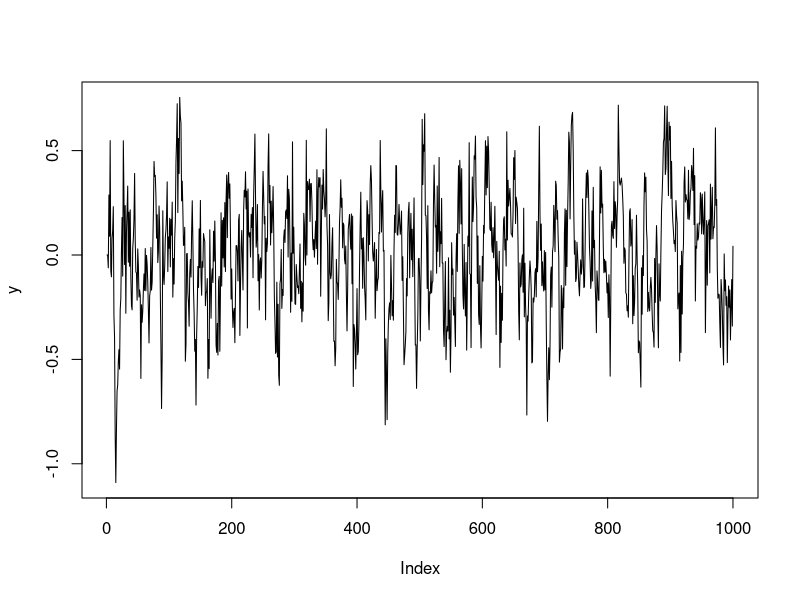
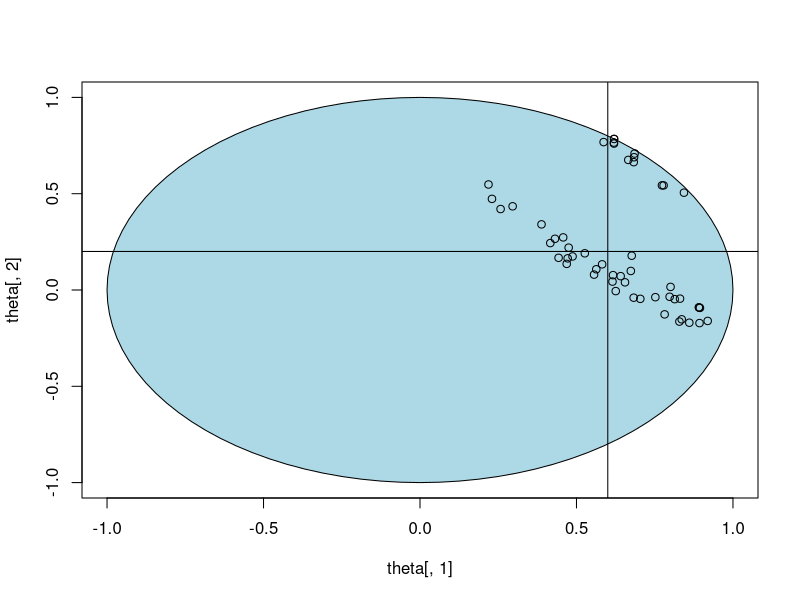
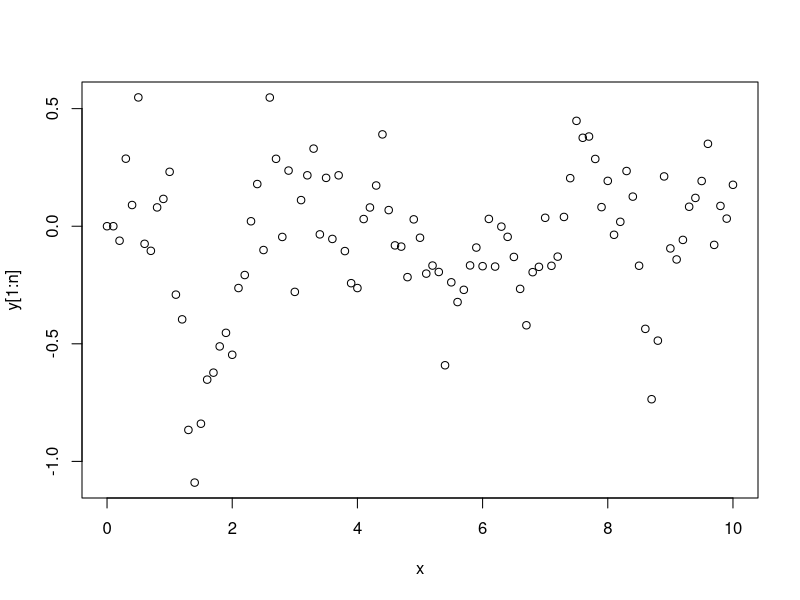
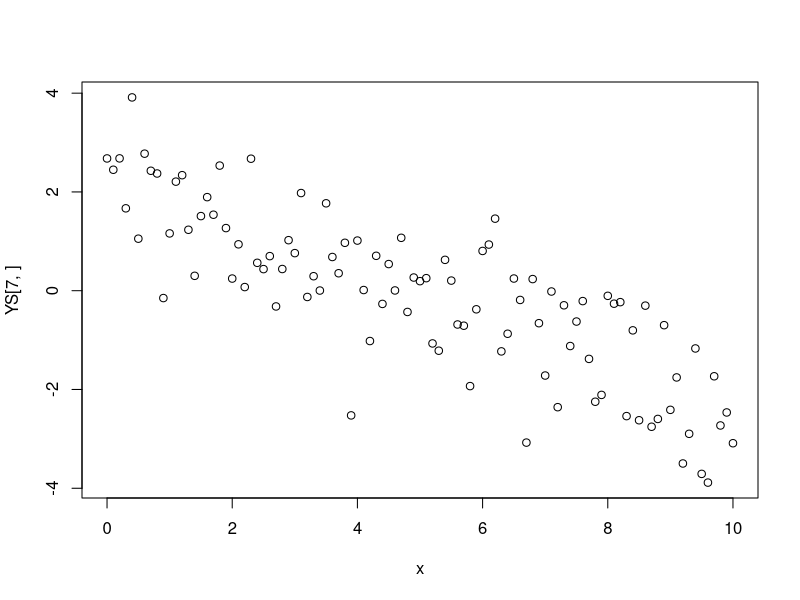

R code for these plots, in order: (Note: this script raises an error after producing the figures.)

x = seq(0,10,by=0.1)
n = length(x)
y = rnorm(n, mean=x , sd=1 )
T = 1000
rho1 = 0.6
rho2 = 0.2
y = (c( 0 , 0))
for ( i in 3:T)
{
  y = c(y, rho1 * y[i-1] + rho2 * y[i-2] + rnorm(1,sd=0.2))
}
plot(y , type="l")
af = c(acf(y, plot=FALSE)$acf)

theta = c()
YS = c()
dd = c()

for (j in 1:1000 )
{
  bool = FALSE
  while(bool == FALSE)
  {
      rho1s = -1+ 2 * runif(1)
      rho2s = -1 + 2* runif(1)
      bool = ( rho1s^2 + rho2s^2 < 1)
  }
  sigs = 0.2 #runif(1)
  ys = c(0,0)
  for ( i in 3:T)
  {
    ys = c(ys, rho1s * ys[i-1] + rho2s * ys[i-2] + rnorm(1,sd=sigs))
  }
  afs = c(acf(ys, plot=FALSE)$acf)
  d = max((afs[1:15]-af[1:15])^2)
#  d = mean( ( y - ys)^2)
  if (d < 0.05)
  {
    print(j)
    YS = rbind(YS, t(ys))
    theta = rbind(theta, c(rho1s, rho2s, sigs, d))
  }
  dd = c(dd,d)
}


plot(theta[,1], theta[,2], ylim=c(-1,1), xlim=c(-1,1))
px = sin(seq(0,2,by=0.01)*2*pi)
py = cos(seq(0,2,by=0.01)*2*pi)
polygon(px,py, col="lightblue")
points(theta[,1], theta[,2])
abline(v=rho1)
abline(rho2,0)

plot(x,y[1:n])

sig.s = var(lm(y[1:n]~x)$residual)


dd =c()
YS = c()
theta = c()
dd = c()
for( i in 1:10000)

{
  sigs = 1 # exp(rnorm(1,sd=1))
  beta0s = rnorm(1, sd=3)
  beta1s = rnorm(1, sd=3)
  ys = rnorm( n, mean= beta0s + x * beta1s, sd=sigs)
  mods = fitted(lm(ys ~ x))
  d = abs( mean( (y - mods)^2))
  if (d < 2)

  {
    YS = rbind(YS, t(ys))
    theta = rbind(theta, c(beta0s, beta1s, sigs, d))
  }
  dd = c(dd,d)
}

plot(x,YS[7,])   
points(x,y,col=2)
